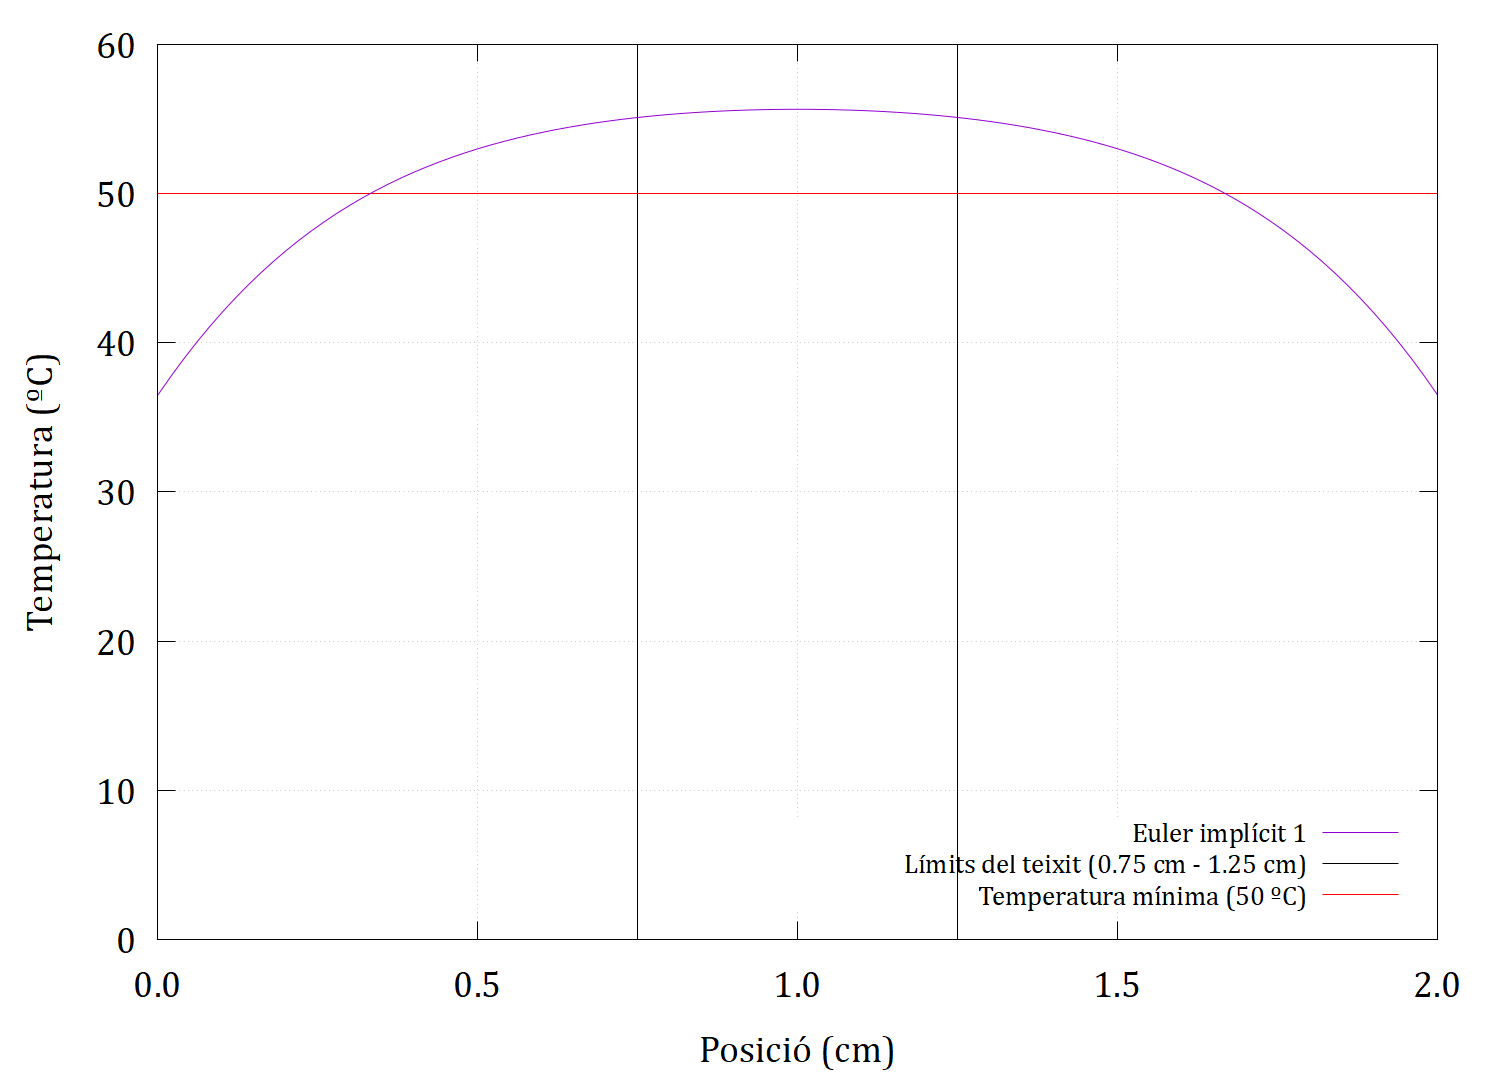

This figure's gnuplot source:
set terminal pngcairo enhanced size 1500,1080 font "Cambria,28"
set output 'EImpl_1.png'
set ylabel "Temperatura (ºC)"
set xlabel "Posició (cm)"
set xrange[0:2]
set yrange[0:60]
set grid
set key at screen 0.7200, 0.2 center font "Cambria, 20" # Posició de la llegenda

# Línies verticals
set arrow from 1.25, graph 0 to 1.25, graph 1 nohead lt 2 lw 1 lc rgb "black"
set arrow from 0.75, graph 0 to 0.75, graph 1 nohead lt 2 lw 1 lc rgb "black"
# Línies horitzontals
set arrow from graph 0, first 50 to graph 1, first 50 nohead lt 2 lw 1 lc rgb "red"

# Llegenda
plot "Resultats_Eulimp_1.dat" using 2:1 with lines title "Euler implícit 1", \
     1/0 lc rgb "black" lw 1 title "Límits del teixit (0.75 cm - 1.25 cm)", \
     1/0 lc rgb "red" lw 1 title "Temperatura mínima (50 ºC)"


set output
